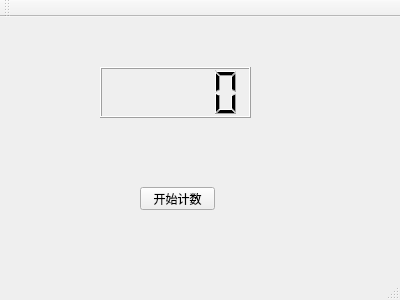
<?xml version="1.0" encoding="UTF-8"?>
<ui version="4.0">
 <class>MainWindow</class>
 <widget class="QMainWindow" name="MainWindow">
  <property name="geometry">
   <rect>
    <x>0</x>
    <y>0</y>
    <width>400</width>
    <height>300</height>
   </rect>
  </property>
  <property name="windowTitle">
   <string>MainWindow</string>
  </property>
  <widget class="QWidget" name="centralWidget">
   <widget class="QPushButton" name="startBtn">
    <property name="geometry">
     <rect>
      <x>140</x>
      <y>170</y>
      <width>75</width>
      <height>23</height>
     </rect>
    </property>
    <property name="text">
     <string>开始计数</string>
    </property>
   </widget>
   <widget class="QLCDNumber" name="lcdNumber">
    <property name="geometry">
     <rect>
      <x>100</x>
      <y>50</y>
      <width>151</width>
      <height>51</height>
     </rect>
    </property>
   </widget>
  </widget>
  <widget class="QMenuBar" name="menuBar">
   <property name="geometry">
    <rect>
     <x>0</x>
     <y>0</y>
     <width>400</width>
     <height>23</height>
    </rect>
   </property>
  </widget>
  <widget class="QToolBar" name="mainToolBar">
   <attribute name="toolBarArea">
    <enum>TopToolBarArea</enum>
   </attribute>
   <attribute name="toolBarBreak">
    <bool>false</bool>
   </attribute>
  </widget>
  <widget class="QStatusBar" name="statusBar"/>
 </widget>
 <layoutdefault spacing="6" margin="11"/>
 <resources/>
 <connections/>
</ui>
